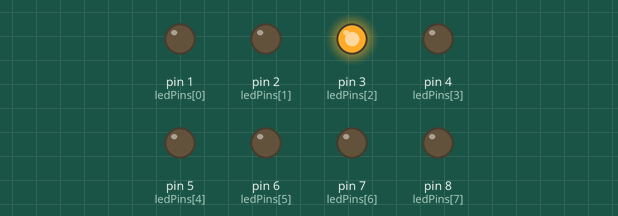
Bench run of a sketch on a simulated Arduino Uno, built with avr-gcc and run on an emulated ATmega328P. Parts: output pins drawn as LEDs (lit = HIGH).

Above: at 0.15 s.
At 4.88 s:
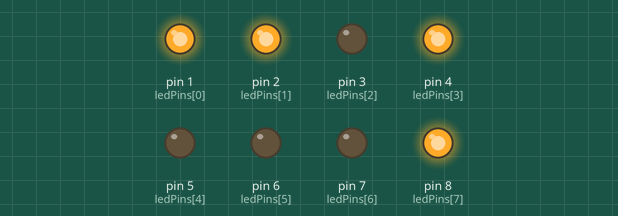
At 9.93 s:
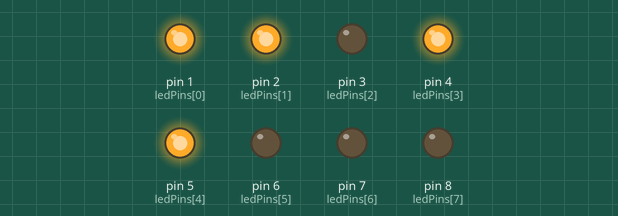
At 19.71 s:
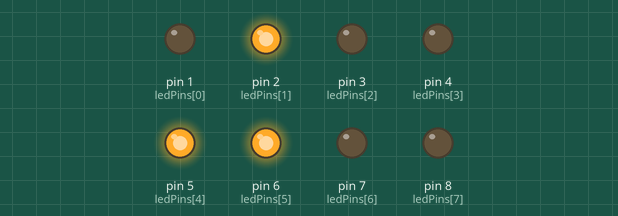
At 29.48 s:
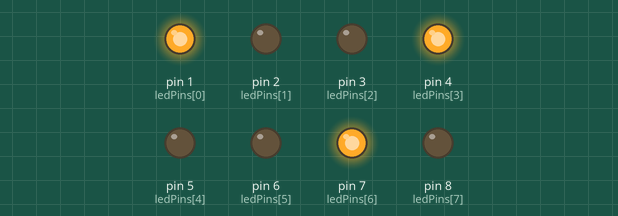
At 39.58 s:
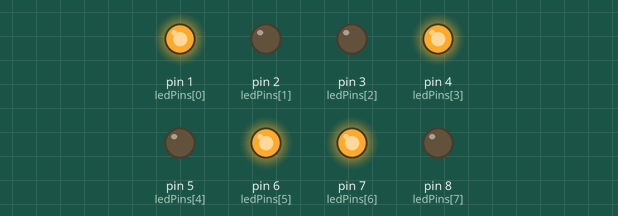
Timing chart, 0 to 39.9 s (numbered marks = the images above):
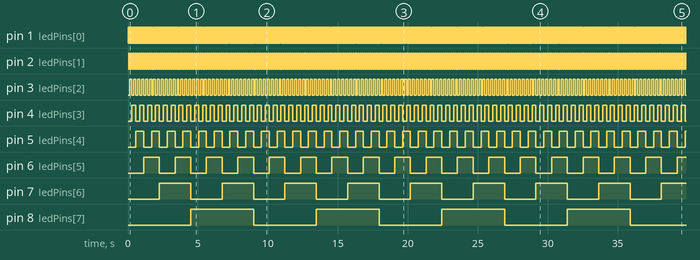

The sketch:

_88_logicCounter_Extensible_8bits_04.ino
```cpp
/* Project: Ardu_Series # 88
     Binary Counter - Logic Analyzer - Building an LED Binary Counter & Improving The Code
     INO file: _88_logicCounter_Extensible_8bits_04.ino
    Binary Counter.
    Description: With 8xLEDs we can display binary numbers from 0 to 255;
                 This code consomes just 982 bytes (3% of program storage space)
                 and Global variables use 26 bytes (1%) of dynamic memory:)
                 and beyond this, it has Extensibility!
                 Extensibility is a software engineering and systems design principle
                 that provides for future growth. Extensibility is a measure of the
                 ability to extend a system and the level of effort required to implement the extension.
    Wiring involves:
   Output PIN XX -> LED -> 220k resister -> Ground
   Repeat that for each of the eight LEDs.
    In my case I wired them on pins 1,2,3,4,5,6,7,8.
*/

// The pins to which we've wired each of the LEDs
int ledPins[] = {1, 2, 3, 4, 5, 6, 7, 8};

// The number we're going to display.
byte count;

// The delay between each count; much faster them the previous one!
int waitTime=35;

/*
 * Set each pin to be used as output, and default to zero.
 */
void setup(void)
{
  for (byte i = 0; i < 8; i++) {
    pinMode(ledPins[i], OUTPUT);
  }
  count = 0;
}

/*
 *  Constantly increase, display, and delay.
 */
void loop(void)
{
  dispBinary(count++);
  delay(waitTime);
}


/*
 *  Show a single number.
 */
void dispBinary(byte n)
{
  for (byte i = 0; i < 8; i++) {
    digitalWrite(ledPins[i], n & 1);
    n /= 2;
  }
}
```

Measured:
- by itself, pin 1 (ledPins[0]): alternates HIGH for 0.04 s and LOW for 0.04 s
- by itself, pin 2 (ledPins[1]): alternates HIGH for 0.07 s and LOW for 0.07 s
- by itself, pin 3 (ledPins[2]): alternates HIGH for 0.14 s and LOW for 0.14 s
- by itself, pin 4 (ledPins[3]): alternates HIGH for 0.28 s and LOW for 0.28 s
- by itself, pin 5 (ledPins[4]): alternates HIGH for 0.56 s and LOW for 0.56 s
- by itself, pin 6 (ledPins[5]): alternates HIGH for 1.1 s and LOW for 1.1 s
- by itself, pin 7 (ledPins[6]): alternates HIGH for 2.2 s and LOW for 2.2 s
- by itself, pin 8 (ledPins[7]): alternates HIGH for 4.5 s and LOW for 4.5 s
